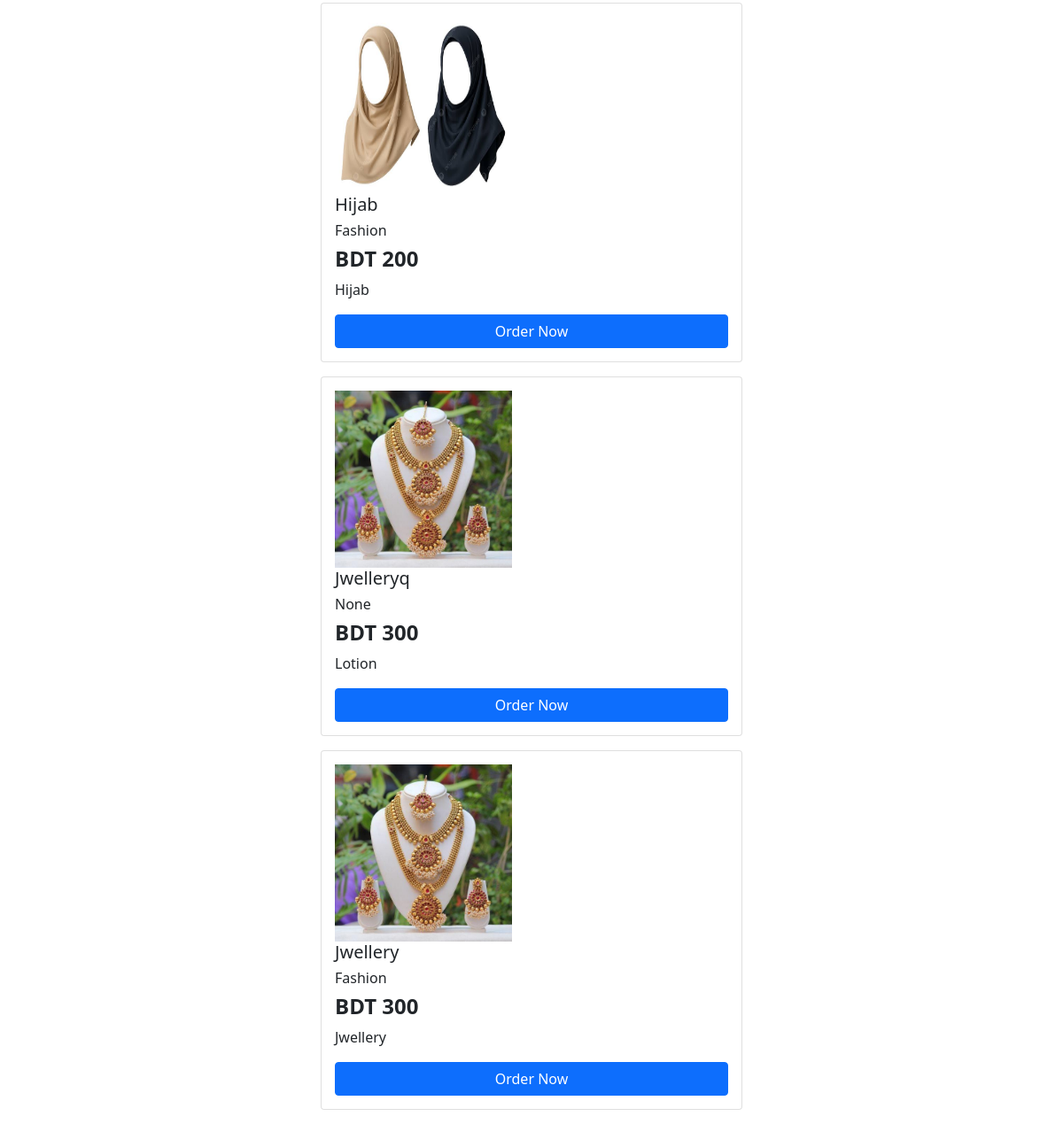
The app's page /dashboard/ (signed in, lower part), older data.
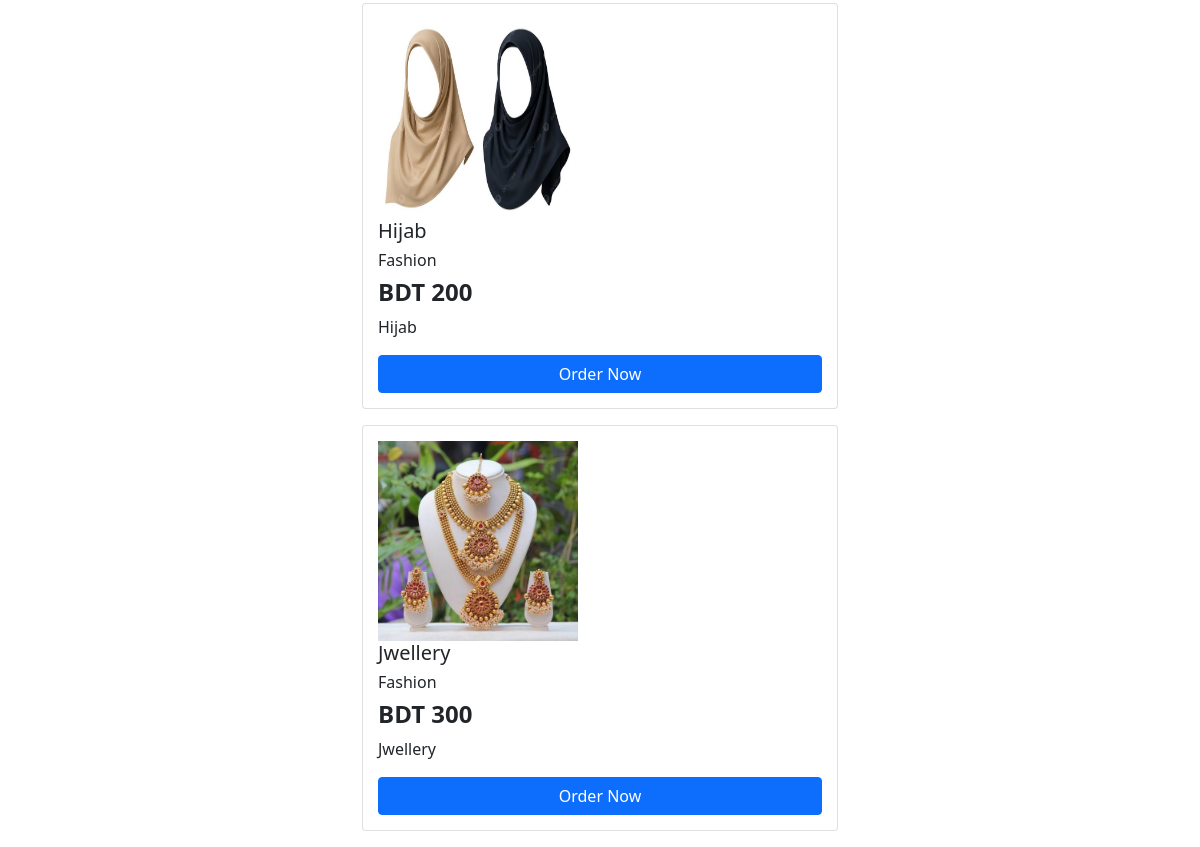
The same page, newer data.
### T_RelationApp/models.py (models this page shows, shortened)
class ProductModel(models.Model):
    name =models.CharField(max_length=200, null=True)
    price =models.IntegerField(null=True)
    category =models.ForeignKey(CategoryModel, on_delete=models.CASCADE, null=True)
    description =models.TextField(null=True)
    image =models.ImageField(upload_to='products', null=True)

class CategoryModel(models.Model):
    name =models.CharField(max_length=200, null=True)
    def __str__(self):
        return self.name

### T_RelationApp/views.py (the view)
# urls.py: path('dashboard/', dashboardPage, name='dashboard'),
@login_required
def dashboardPage(request):
    p_data = ProductModel.objects.all()
    con = {
        'p_data': p_data}
    return render(request, 'pages/dashboard.html', con)

### T_RelationApp/templates/pages/dashboard.html
{% extends "base/base.html" %}
{% block body %}
<div class="container" style="max-width: 500px;">
    {% for i in p_data %}
        <div class="card mb-3" style="padding: 15px; margin-top: 10px;">
            {% if i.image %}
                <img src="{{ i.image.url }}" width="200" height="200" alt="{{ i.name }}">
            {% endif %}
            <h5>{{ i.name }}</h5>
            <h6>{{ i.category }}</h6>
            <h4><b>BDT {{ i.price }}</b></h4>
            <p>{{ i.description }}</p>
            {% if request.user.user_type == 'admin' %}
                <a href="{% url 'viewProduct' i.id %}" class="btn btn-info">Order Now</a>
                <a href="{% url 'editpro' i.id %}" class="btn btn-primary">Edit</a>
                <a href="{% url 'deletepro' i.id %}" class="btn btn-danger">Delete</a>
            {% else %}
                <a href="{% url 'viewProduct' i.id %}" class="btn btn-primary">Order Now</a>
            {% endif %}
        </div>
    {% endfor %}
</div>
{% endblock body %}

### T_RelationApp/templates/base/base.html (shortened to what this page needs)
<!doctype html>
<html lang="en">
  <head>
    <link href="https://cdn.jsdelivr.net/npm/bootstrap@5.0.2/dist/css/bootstrap.min.css" rel="stylesheet">
  </head>
  <body>
    <div class="container">
    {% block body %}
    {% endblock body %}
    </div>
  </body>
</html>

Row changes from the older to the newer data that the page shows:
removed ProductModel: image (picture), name "Jwelleryq", category "None", price "300", description "Lotion"
